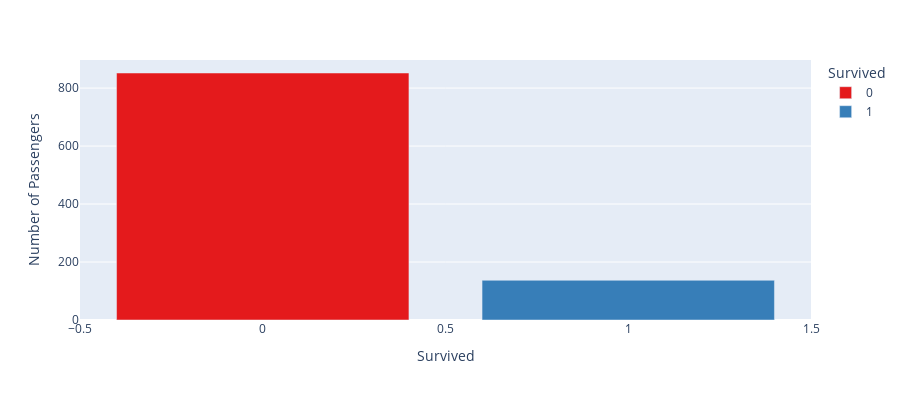

Notebook cell for this chart:
### Markdown cell above
### Number of Passengers that Survived or not

### Code cell
dfSurvived = df2.groupby('Survived').agg({'Category':['count']})
dfSurvived.columns = ['count']
dfSurvived = dfSurvived.reset_index()

fig = px.bar(dfSurvived, x='Survived', y='count',
             color='Survived',
             height=400,
             color_discrete_sequence=px.colors.qualitative.Set1)

fig.update_layout(xaxis={'title':'Survived'},
                  yaxis={'title':'Number of Passengers'})

### Figure 1 — Plotly figure (JSON) as saved in the notebook; plotly's stock layout.template omitted (floating-point values rounded to 4 significant figures)
{"data": [{"alignmentgroup": "True", "hovertemplate": "Survived=%{x}<br>count=%{y}<extra></extra>", "legendgroup": "0", "marker": {"color": "rgb(228,26,28)"}, "name": "0", "offsetgroup": "0", "orientation": "v", "showlegend": true, "textposition": "auto", "type": "bar", "x": ["0"], "xaxis": "x", "y": [852], "yaxis": "y"}, {"alignmentgroup": "True", "hovertemplate": "Survived=%{x}<br>count=%{y}<extra></extra>", "legendgroup": "1", "marker": {"color": "rgb(55,126,184)"}, "name": "1", "offsetgroup": "1", "orientation": "v", "showlegend": true, "textposition": "auto", "type": "bar", "x": ["1"], "xaxis": "x", "y": [137], "yaxis": "y"}], "layout": {"barmode": "relative", "height": 400, "legend": {"title": {"text": "Survived"}, "tracegroupgap": 0}, "margin": {"t": 60}, "xaxis": {"anchor": "y", "categoryarray": ["0", "1"], "categoryorder": "array", "domain": [0, 1], "title": {"text": "Survived"}}, "yaxis": {"anchor": "x", "domain": [0, 1], "title": {"text": "Number of Passengers"}}}}
